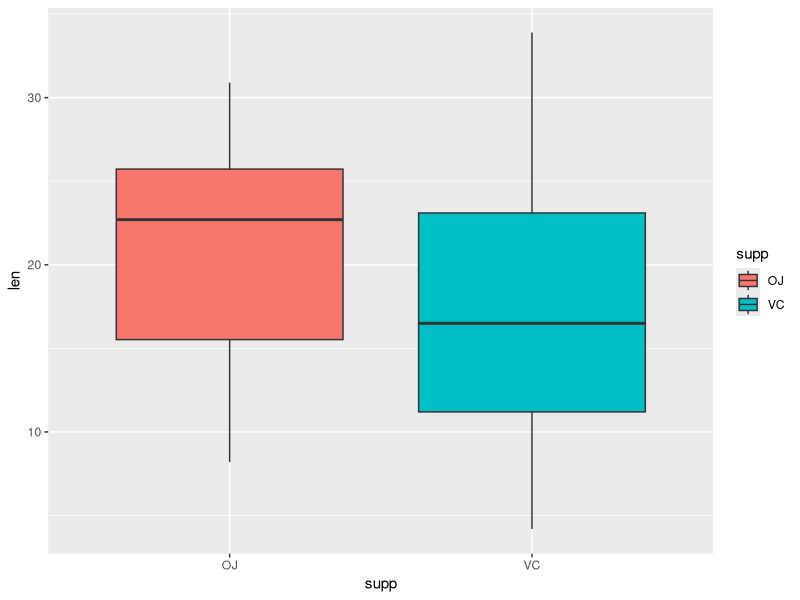
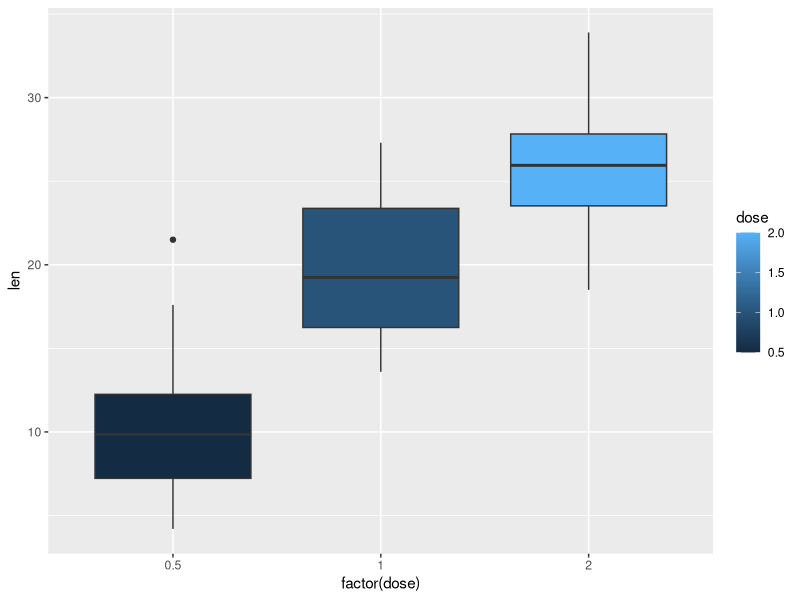
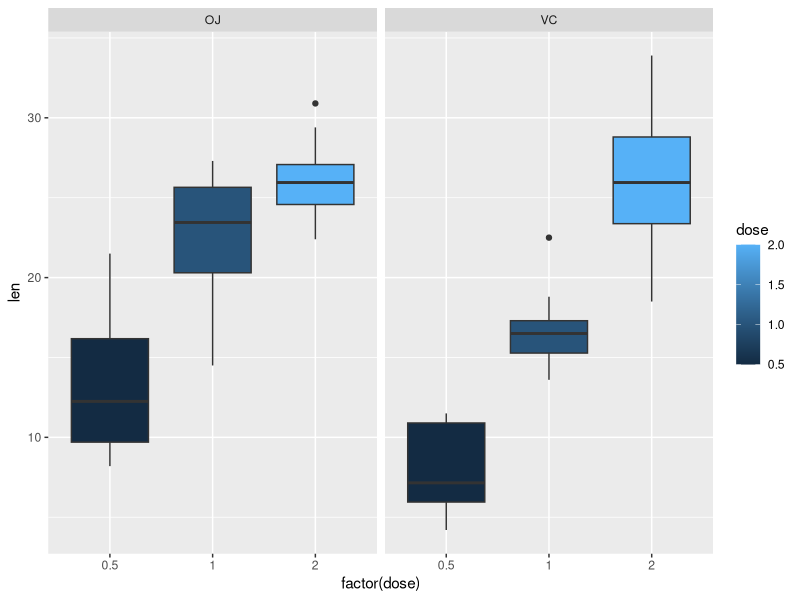

Write the R code that produced these figures, in order.
## ---- chunk 1
data(ToothGrowth)
str(ToothGrowth)
## ---- chunk 2
library(ggplot2)
## ---- chunk 3
ggplot(aes(x = supp, y = len), data = ToothGrowth) + 
  geom_boxplot(aes(fill = supp))
## ---- chunk 4
ggplot(aes(x = factor(dose), y = len), data = ToothGrowth) +
  geom_boxplot(aes(fill=dose))
## ---- chunk 5
ggplot(aes(x = factor(dose), y = len), data = ToothGrowth) +
  geom_boxplot(aes(fill = dose)) + 
  facet_wrap(~ supp)
## ---- chunk 6
library(plyr)
ddply(ToothGrowth,~supp + dose,summarise,count=length(len),min = min(len), firstQ = quantile(len,0.25),mean=mean(len),median=median(len),thirdQ=quantile(len,0.75),max=max(len),var=var(len),sd=sd(len))
